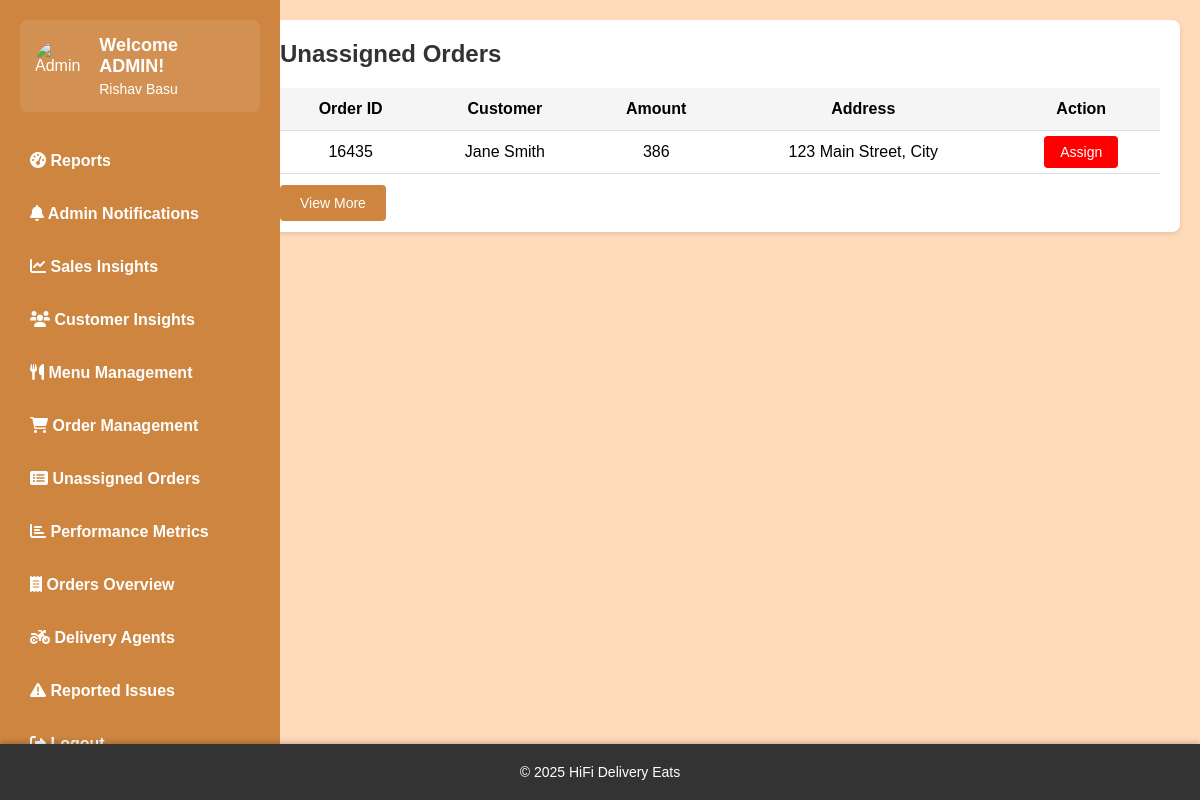
Screenshot of /unassigned-orders with the database file from the repository.
### tables this page shows
CREATE TABLE users (
        user_id INTEGER PRIMARY KEY AUTOINCREMENT,
        email TEXT UNIQUE NOT NULL,
        password_hash TEXT NOT NULL,
        full_name TEXT,
        phone_number TEXT,
        created_at TIMESTAMP DEFAULT CURRENT_TIMESTAMP,
        updated_at TIMESTAMP DEFAULT CURRENT_TIMESTAMP,
        last_login TIMESTAMP,
        is_active BOOLEAN DEFAULT TRUE,
        is_admin INTEGER DEFAULT 0,
        is_delivery_boy INTEGER DEFAULT 0,
        role_id INTEGER,
        FOREIGN KEY(role_id) REFERENCES roles(role_id)
    );

### app.py (the view)
@app.route('/unassigned-orders')
def unassigned_orders():
    db = get_db_connection()
    cur = db.cursor()
    cur.execute(""" SELECT d.Order_ID,o.total_price,o.delivery_location,u.full_name FROM Delivery d JOIN Orders o ON d.Order_ID = o.order_id
     JOIN Users u ON o.customer_id = u.user_id WHERE d.Status = 'Unassigned' LIMIT 5""")
    orders = cur.fetchall()
    return render_template('unassign_orders.html', orders=orders)

### app.py (called while the page is built)
@app.teardown_appcontext
def close_connection(exception):
    db = getattr(g, '_database', None)
    if db is not None:
        db.close()

def get_db_connection():
    conn = sqlite3.connect("existing_database.db")
    conn.row_factory = sqlite3.Row
    return conn

### templates/unassign_orders.html (shortened to what this page needs)
{% extends 'base.html' %}
{% block extra_css %}
<link rel="stylesheet" href="{{ url_for('static', filename='css/unassigned_orders.css') }}">
{% endblock %}
{% block content %}
            <div class="orders-section">
                <h2>Unassigned Orders</h2>
                <table class="orders-table">
                    <thead>
                        <tr>
                            <th>Order ID</th>
                            <th>Customer</th>
                            <th>Amount</th>
                            <th>Address</th>
                            <th>Action</th>
                        </tr>
                    </thead>
                    <tbody>
                        {% for order in orders %}
            <tr>
                <td>{{ order.order_id }}</td>
                <td>{{ order.full_name }}</td>
                <td>{{ order.total_price }}</td>
                <td>{{order.delivery_location}}</td>
                    <td>
                        <a href="{{ url_for('agent_assignment_dashboard', order_id=order.order_id) }}" class="assign-btn">Assign</a>
                    </td>
            </tr>
            {% endfor %}
                    </tbody>
                </table>
                {% if not view_more %}
                <a href="{{ url_for('view_more_orders') }}" class="view-more-btn">View More</a>
                {% endif %}
{% endblock %}

### static/css/unassigned_orders.css (style rules this page uses)
* { margin: 0; padding: 0; box-sizing: border-box; font-family: Arial, sans-serif; }
.orders-section { background-color: white; padding: 20px; border-radius: 8px; box-shadow: 0 2px 4px rgba(0, 0, 0, 0.1); }
.orders-section h2 { margin-bottom: 20px; color: #333; }
.orders-table { width: 100%; border-collapse: collapse; margin-bottom: 20px; }
.orders-table th, .orders-table td { padding: 12px; text-align: center; border-bottom: 1px solid #ddd; }
.orders-table th { background-color: #f5f5f5; font-weight: bold; }
.assign-btn { background-color: #FF0000; color: white; border: none; padding: 8px 16px; border-radius: 4px; cursor: pointer; font-size: 14px; text-decoration: none; }
.view-more-btn { background-color: #CD853F; color: white; border: none; padding: 10px 20px; border-radius: 4px; cursor: pointer; font-size: 14px; margin-top: 10px; text-decoration: none; }

### static/css/base.css (style rules this page uses)
* { margin: 0; padding: 0; box-sizing: border-box; font-family: Arial, sans-serif; }

### rows the page displays
users: order_id "16435", full_name "Jane Smith", total_price "386", delivery_location "123 Main Street, City"
